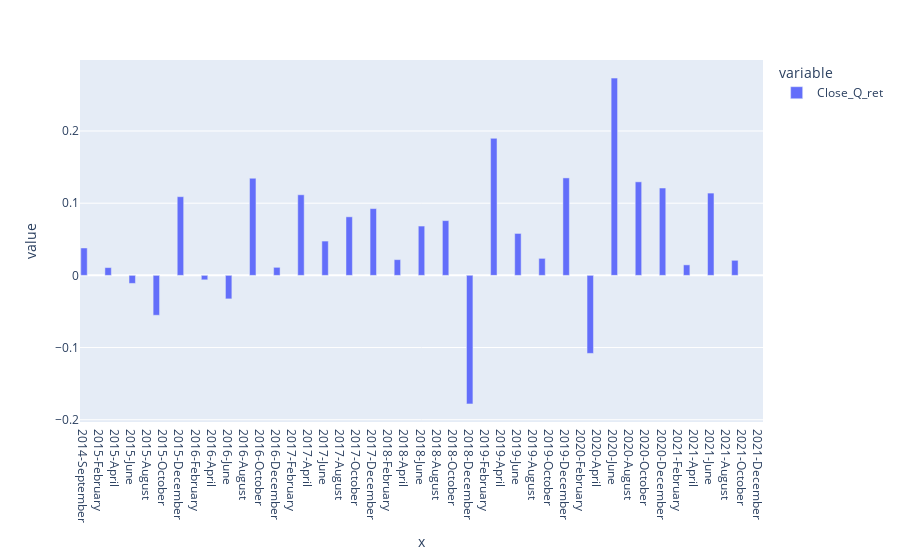

Here is the notebook cell this chart was saved with:
### Code cell
fig = px.bar(rets_q[rets_q.index>'2014-October'], x=rets_q[rets_q.index>'2014-October'].index, y=['Close_Q_ret'])

fig.show()

### Figure 1 — Plotly figure (JSON) as saved in the notebook; plotly's stock layout.template omitted (floating-point values rounded to 4 significant figures; data arrays with more than 128 entries replaced by an {"elided": "..."} marker saying what was removed)
{"data": [{"alignmentgroup": "True", "hovertemplate": "variable=Close_Q_ret<br>x=%{x}<br>value=%{y}<extra></extra>", "legendgroup": "Close_Q_ret", "marker": {"color": "#636efa", "pattern": {"shape": ""}}, "name": "Close_Q_ret", "offsetgroup": "Close_Q_ret", "orientation": "v", "showlegend": true, "textposition": "auto", "type": "bar", "x": {"elided": "2579 str values"}, "xaxis": "x", "y": {"elided": "2579 float values"}, "yaxis": "y"}], "layout": {"autosize": true, "barmode": "relative", "legend": {"title": {"text": "variable"}, "tracegroupgap": 0}, "margin": {"t": 60}, "xaxis": {"anchor": "y", "autorange": true, "domain": [0, 1], "range": [-0.5, 84.5], "title": {"text": "x"}, "type": "category"}, "yaxis": {"anchor": "x", "autorange": true, "domain": [0, 1], "range": [-0.2032, 0.2984], "title": {"text": "value"}, "type": "linear"}}}
